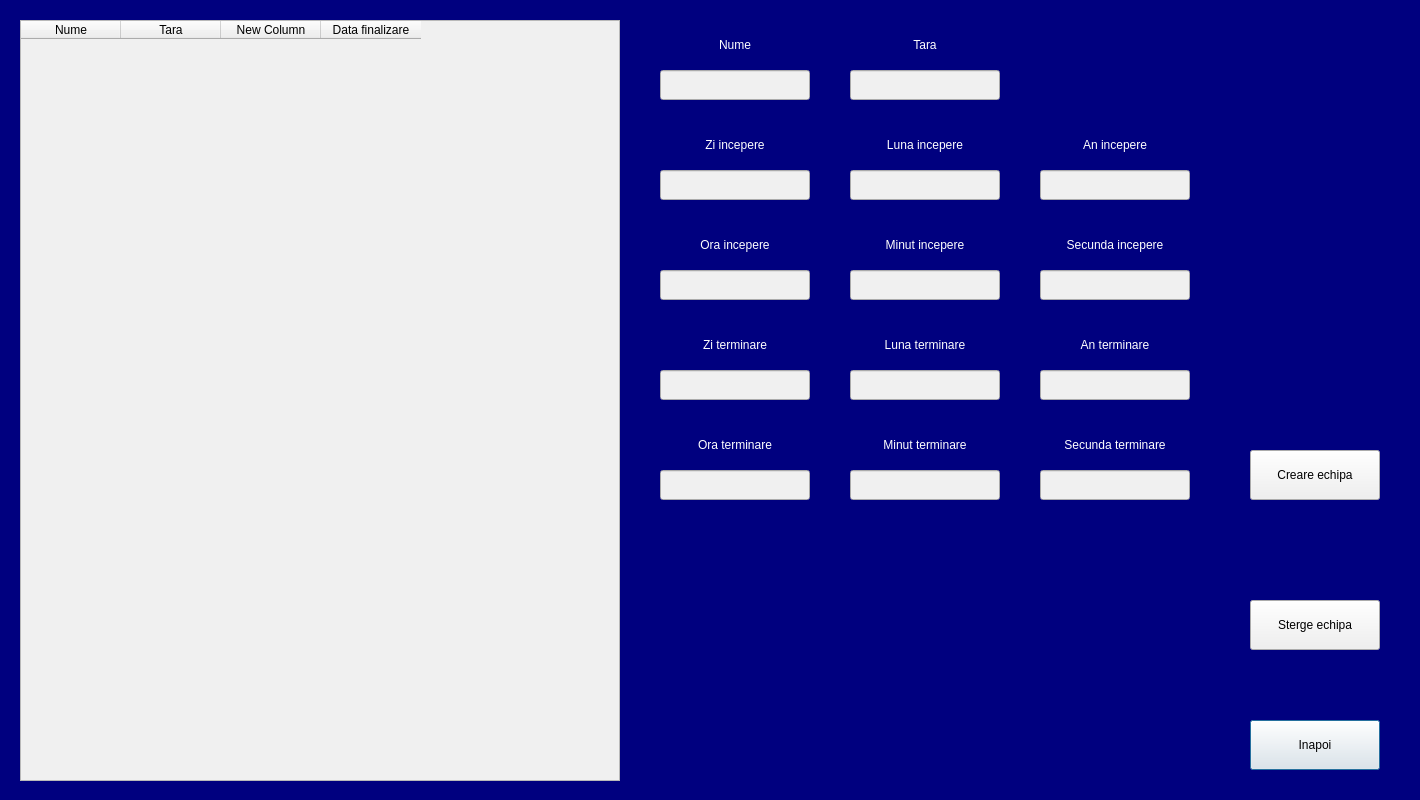
<?xml version="1.0" encoding="UTF-8"?>
<ui version="4.0">
 <class>Dialog</class>
 <widget class="QDialog" name="Dialog">
  <property name="geometry">
   <rect>
    <x>0</x>
    <y>0</y>
    <width>1420</width>
    <height>800</height>
   </rect>
  </property>
  <property name="windowTitle">
   <string>Dialog</string>
  </property>
  <property name="styleSheet">
   <string notr="true">background-color: rgb(0, 0, 127);</string>
  </property>
  <widget class="QTableWidget" name="tabel">
   <property name="geometry">
    <rect>
     <x>20</x>
     <y>20</y>
     <width>600</width>
     <height>761</height>
    </rect>
   </property>
   <property name="styleSheet">
    <string notr="true">background-color: rgb(240, 240, 240);</string>
   </property>
   <column>
    <property name="text">
     <string>Nume</string>
    </property>
   </column>
   <column>
    <property name="text">
     <string>Tara</string>
    </property>
   </column>
   <column>
    <property name="text">
     <string>New Column</string>
    </property>
   </column>
   <column>
    <property name="text">
     <string>Data finalizare</string>
    </property>
   </column>
  </widget>
  <widget class="QLineEdit" name="nume">
   <property name="geometry">
    <rect>
     <x>660</x>
     <y>70</y>
     <width>150</width>
     <height>30</height>
    </rect>
   </property>
   <property name="styleSheet">
    <string notr="true">background-color: rgb(240, 240, 240);</string>
   </property>
  </widget>
  <widget class="QLabel" name="label">
   <property name="geometry">
    <rect>
     <x>660</x>
     <y>30</y>
     <width>150</width>
     <height>30</height>
    </rect>
   </property>
   <property name="styleSheet">
    <string notr="true">color: rgb(255, 255, 255);</string>
   </property>
   <property name="text">
    <string>Nume</string>
   </property>
   <property name="alignment">
    <set>Qt::AlignCenter</set>
   </property>
  </widget>
  <widget class="QLabel" name="label_2">
   <property name="geometry">
    <rect>
     <x>850</x>
     <y>30</y>
     <width>150</width>
     <height>30</height>
    </rect>
   </property>
   <property name="styleSheet">
    <string notr="true">color: rgb(255, 255, 255);</string>
   </property>
   <property name="text">
    <string>Tara</string>
   </property>
   <property name="alignment">
    <set>Qt::AlignCenter</set>
   </property>
  </widget>
  <widget class="QLineEdit" name="tara">
   <property name="geometry">
    <rect>
     <x>850</x>
     <y>70</y>
     <width>150</width>
     <height>30</height>
    </rect>
   </property>
   <property name="styleSheet">
    <string notr="true">background-color: rgb(240, 240, 240);</string>
   </property>
  </widget>
  <widget class="QPushButton" name="butonInapoi">
   <property name="geometry">
    <rect>
     <x>1250</x>
     <y>720</y>
     <width>130</width>
     <height>50</height>
    </rect>
   </property>
   <property name="styleSheet">
    <string notr="true">background-color: rgb(240, 240, 240);</string>
   </property>
   <property name="text">
    <string>Inapoi</string>
   </property>
  </widget>
  <widget class="QPushButton" name="butonCreare">
   <property name="geometry">
    <rect>
     <x>1250</x>
     <y>450</y>
     <width>130</width>
     <height>50</height>
    </rect>
   </property>
   <property name="styleSheet">
    <string notr="true">background-color: rgb(240, 240, 240);</string>
   </property>
   <property name="text">
    <string>Creare echipa</string>
   </property>
  </widget>
  <widget class="QPushButton" name="butonSterge">
   <property name="geometry">
    <rect>
     <x>1250</x>
     <y>600</y>
     <width>130</width>
     <height>50</height>
    </rect>
   </property>
   <property name="styleSheet">
    <string notr="true">background-color: rgb(240, 240, 240);</string>
   </property>
   <property name="text">
    <string>Sterge echipa</string>
   </property>
  </widget>
  <widget class="QLabel" name="label_3">
   <property name="geometry">
    <rect>
     <x>850</x>
     <y>130</y>
     <width>150</width>
     <height>30</height>
    </rect>
   </property>
   <property name="styleSheet">
    <string notr="true">color: rgb(255, 255, 255);</string>
   </property>
   <property name="text">
    <string>Luna incepere</string>
   </property>
   <property name="alignment">
    <set>Qt::AlignCenter</set>
   </property>
  </widget>
  <widget class="QLineEdit" name="izi">
   <property name="geometry">
    <rect>
     <x>660</x>
     <y>170</y>
     <width>150</width>
     <height>30</height>
    </rect>
   </property>
   <property name="styleSheet">
    <string notr="true">background-color: rgb(240, 240, 240);</string>
   </property>
  </widget>
  <widget class="QLineEdit" name="iluna">
   <property name="geometry">
    <rect>
     <x>850</x>
     <y>170</y>
     <width>150</width>
     <height>30</height>
    </rect>
   </property>
   <property name="styleSheet">
    <string notr="true">background-color: rgb(240, 240, 240);</string>
   </property>
  </widget>
  <widget class="QLabel" name="label_4">
   <property name="geometry">
    <rect>
     <x>660</x>
     <y>130</y>
     <width>150</width>
     <height>30</height>
    </rect>
   </property>
   <property name="styleSheet">
    <string notr="true">color: rgb(255, 255, 255);</string>
   </property>
   <property name="text">
    <string>Zi incepere</string>
   </property>
   <property name="alignment">
    <set>Qt::AlignCenter</set>
   </property>
  </widget>
  <widget class="QLabel" name="label_5">
   <property name="geometry">
    <rect>
     <x>1040</x>
     <y>130</y>
     <width>150</width>
     <height>30</height>
    </rect>
   </property>
   <property name="styleSheet">
    <string notr="true">color: rgb(255, 255, 255);</string>
   </property>
   <property name="text">
    <string>An incepere</string>
   </property>
   <property name="alignment">
    <set>Qt::AlignCenter</set>
   </property>
  </widget>
  <widget class="QLineEdit" name="ian">
   <property name="geometry">
    <rect>
     <x>1040</x>
     <y>170</y>
     <width>150</width>
     <height>30</height>
    </rect>
   </property>
   <property name="styleSheet">
    <string notr="true">background-color: rgb(240, 240, 240);</string>
   </property>
  </widget>
  <widget class="QLineEdit" name="isecunda">
   <property name="geometry">
    <rect>
     <x>1040</x>
     <y>270</y>
     <width>150</width>
     <height>30</height>
    </rect>
   </property>
   <property name="styleSheet">
    <string notr="true">background-color: rgb(240, 240, 240);</string>
   </property>
  </widget>
  <widget class="QLineEdit" name="iminut">
   <property name="geometry">
    <rect>
     <x>850</x>
     <y>270</y>
     <width>150</width>
     <height>30</height>
    </rect>
   </property>
   <property name="styleSheet">
    <string notr="true">background-color: rgb(240, 240, 240);</string>
   </property>
  </widget>
  <widget class="QLabel" name="label_6">
   <property name="geometry">
    <rect>
     <x>660</x>
     <y>230</y>
     <width>150</width>
     <height>30</height>
    </rect>
   </property>
   <property name="styleSheet">
    <string notr="true">color: rgb(255, 255, 255);</string>
   </property>
   <property name="text">
    <string>Ora incepere</string>
   </property>
   <property name="alignment">
    <set>Qt::AlignCenter</set>
   </property>
  </widget>
  <widget class="QLabel" name="label_7">
   <property name="geometry">
    <rect>
     <x>850</x>
     <y>230</y>
     <width>150</width>
     <height>30</height>
    </rect>
   </property>
   <property name="styleSheet">
    <string notr="true">color: rgb(255, 255, 255);</string>
   </property>
   <property name="text">
    <string>Minut incepere</string>
   </property>
   <property name="alignment">
    <set>Qt::AlignCenter</set>
   </property>
  </widget>
  <widget class="QLineEdit" name="iora">
   <property name="geometry">
    <rect>
     <x>660</x>
     <y>270</y>
     <width>150</width>
     <height>30</height>
    </rect>
   </property>
   <property name="styleSheet">
    <string notr="true">background-color: rgb(240, 240, 240);</string>
   </property>
  </widget>
  <widget class="QLabel" name="label_8">
   <property name="geometry">
    <rect>
     <x>1040</x>
     <y>230</y>
     <width>150</width>
     <height>30</height>
    </rect>
   </property>
   <property name="styleSheet">
    <string notr="true">color: rgb(255, 255, 255);</string>
   </property>
   <property name="text">
    <string>Secunda incepere</string>
   </property>
   <property name="alignment">
    <set>Qt::AlignCenter</set>
   </property>
  </widget>
  <widget class="QLineEdit" name="tora">
   <property name="geometry">
    <rect>
     <x>660</x>
     <y>470</y>
     <width>150</width>
     <height>30</height>
    </rect>
   </property>
   <property name="styleSheet">
    <string notr="true">background-color: rgb(240, 240, 240);</string>
   </property>
  </widget>
  <widget class="QLineEdit" name="tsecunda">
   <property name="geometry">
    <rect>
     <x>1040</x>
     <y>470</y>
     <width>150</width>
     <height>30</height>
    </rect>
   </property>
   <property name="styleSheet">
    <string notr="true">background-color: rgb(240, 240, 240);</string>
   </property>
  </widget>
  <widget class="QLabel" name="label_9">
   <property name="geometry">
    <rect>
     <x>850</x>
     <y>430</y>
     <width>150</width>
     <height>30</height>
    </rect>
   </property>
   <property name="styleSheet">
    <string notr="true">color: rgb(255, 255, 255);</string>
   </property>
   <property name="text">
    <string>Minut terminare</string>
   </property>
   <property name="alignment">
    <set>Qt::AlignCenter</set>
   </property>
  </widget>
  <widget class="QLineEdit" name="tan">
   <property name="geometry">
    <rect>
     <x>1040</x>
     <y>370</y>
     <width>150</width>
     <height>30</height>
    </rect>
   </property>
   <property name="styleSheet">
    <string notr="true">background-color: rgb(240, 240, 240);</string>
   </property>
  </widget>
  <widget class="QLineEdit" name="tluna">
   <property name="geometry">
    <rect>
     <x>850</x>
     <y>370</y>
     <width>150</width>
     <height>30</height>
    </rect>
   </property>
   <property name="styleSheet">
    <string notr="true">background-color: rgb(240, 240, 240);</string>
   </property>
  </widget>
  <widget class="QLabel" name="label_10">
   <property name="geometry">
    <rect>
     <x>660</x>
     <y>330</y>
     <width>150</width>
     <height>30</height>
    </rect>
   </property>
   <property name="styleSheet">
    <string notr="true">color: rgb(255, 255, 255);</string>
   </property>
   <property name="text">
    <string>Zi terminare</string>
   </property>
   <property name="alignment">
    <set>Qt::AlignCenter</set>
   </property>
  </widget>
  <widget class="QLabel" name="label_11">
   <property name="geometry">
    <rect>
     <x>660</x>
     <y>430</y>
     <width>150</width>
     <height>30</height>
    </rect>
   </property>
   <property name="styleSheet">
    <string notr="true">color: rgb(255, 255, 255);</string>
   </property>
   <property name="text">
    <string>Ora terminare</string>
   </property>
   <property name="alignment">
    <set>Qt::AlignCenter</set>
   </property>
  </widget>
  <widget class="QLabel" name="label_12">
   <property name="geometry">
    <rect>
     <x>850</x>
     <y>330</y>
     <width>150</width>
     <height>30</height>
    </rect>
   </property>
   <property name="styleSheet">
    <string notr="true">color: rgb(255, 255, 255);</string>
   </property>
   <property name="text">
    <string>Luna terminare</string>
   </property>
   <property name="alignment">
    <set>Qt::AlignCenter</set>
   </property>
  </widget>
  <widget class="QLineEdit" name="tzi">
   <property name="geometry">
    <rect>
     <x>660</x>
     <y>370</y>
     <width>150</width>
     <height>30</height>
    </rect>
   </property>
   <property name="styleSheet">
    <string notr="true">background-color: rgb(240, 240, 240);</string>
   </property>
  </widget>
  <widget class="QLineEdit" name="tminut">
   <property name="geometry">
    <rect>
     <x>850</x>
     <y>470</y>
     <width>150</width>
     <height>30</height>
    </rect>
   </property>
   <property name="styleSheet">
    <string notr="true">background-color: rgb(240, 240, 240);</string>
   </property>
  </widget>
  <widget class="QLabel" name="label_13">
   <property name="geometry">
    <rect>
     <x>1040</x>
     <y>430</y>
     <width>150</width>
     <height>30</height>
    </rect>
   </property>
   <property name="styleSheet">
    <string notr="true">color: rgb(255, 255, 255);</string>
   </property>
   <property name="text">
    <string>Secunda terminare</string>
   </property>
   <property name="alignment">
    <set>Qt::AlignCenter</set>
   </property>
  </widget>
  <widget class="QLabel" name="label_14">
   <property name="geometry">
    <rect>
     <x>1040</x>
     <y>330</y>
     <width>150</width>
     <height>30</height>
    </rect>
   </property>
   <property name="styleSheet">
    <string notr="true">color: rgb(255, 255, 255);</string>
   </property>
   <property name="text">
    <string>An terminare</string>
   </property>
   <property name="alignment">
    <set>Qt::AlignCenter</set>
   </property>
  </widget>
 </widget>
 <resources/>
 <connections/>
</ui>
